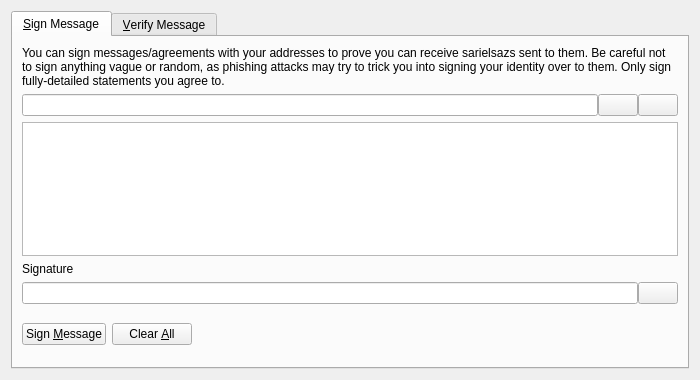
<?xml version="1.0" encoding="UTF-8"?>
<ui version="4.0">
 <class>SignVerifyMessageDialog</class>
 <widget class="QDialog" name="SignVerifyMessageDialog">
  <property name="geometry">
   <rect>
    <x>0</x>
    <y>0</y>
    <width>700</width>
    <height>380</height>
   </rect>
  </property>
  <property name="windowTitle">
   <string>Signatures - Sign / Verify a Message</string>
  </property>
  <property name="modal">
   <bool>true</bool>
  </property>
  <layout class="QVBoxLayout" name="verticalLayout">
   <item>
    <widget class="QTabWidget" name="tabWidget">
     <property name="currentIndex">
      <number>0</number>
     </property>
     <widget class="QWidget" name="tabSignMessage">
      <attribute name="title">
       <string>&amp;Sign Message</string>
      </attribute>
      <layout class="QVBoxLayout" name="verticalLayout_SM">
       <item>
        <widget class="QLabel" name="infoLabel_SM">
         <property name="text">
          <string>You can sign messages/agreements with your addresses to prove you can receive sarielsazs sent to them. Be careful not to sign anything vague or random, as phishing attacks may try to trick you into signing your identity over to them. Only sign fully-detailed statements you agree to.</string>
         </property>
         <property name="textFormat">
          <enum>Qt::PlainText</enum>
         </property>
         <property name="wordWrap">
          <bool>true</bool>
         </property>
        </widget>
       </item>
       <item>
        <layout class="QHBoxLayout" name="horizontalLayout_1_SM">
         <property name="spacing">
          <number>0</number>
         </property>
         <item>
          <widget class="QValidatedLineEdit" name="addressIn_SM">
           <property name="toolTip">
            <string>The Sarielsaz address to sign the message with</string>
           </property>
          </widget>
         </item>
         <item>
          <widget class="QPushButton" name="addressBookButton_SM">
           <property name="toolTip">
            <string>Choose previously used address</string>
           </property>
           <property name="text">
            <string/>
           </property>
           <property name="icon">
            <iconset resource="../sarielsaz.qrc">
             <normaloff>:/icons/address-book</normaloff>:/icons/address-book</iconset>
           </property>
           <property name="shortcut">
            <string>Alt+A</string>
           </property>
           <property name="autoDefault">
            <bool>false</bool>
           </property>
          </widget>
         </item>
         <item>
          <widget class="QPushButton" name="pasteButton_SM">
           <property name="toolTip">
            <string>Paste address from clipboard</string>
           </property>
           <property name="text">
            <string/>
           </property>
           <property name="icon">
            <iconset resource="../sarielsaz.qrc">
             <normaloff>:/icons/editpaste</normaloff>:/icons/editpaste</iconset>
           </property>
           <property name="shortcut">
            <string>Alt+P</string>
           </property>
           <property name="autoDefault">
            <bool>false</bool>
           </property>
          </widget>
         </item>
        </layout>
       </item>
       <item>
        <widget class="QPlainTextEdit" name="messageIn_SM">
         <property name="toolTip">
          <string>Enter the message you want to sign here</string>
         </property>
        </widget>
       </item>
       <item>
        <widget class="QLabel" name="signatureLabel_SM">
         <property name="text">
          <string>Signature</string>
         </property>
         <property name="textFormat">
          <enum>Qt::PlainText</enum>
         </property>
        </widget>
       </item>
       <item>
        <layout class="QHBoxLayout" name="horizontalLayout_2_SM">
         <property name="spacing">
          <number>0</number>
         </property>
         <item>
          <widget class="QLineEdit" name="signatureOut_SM">
           <property name="font">
            <font>
             <italic>true</italic>
            </font>
           </property>
           <property name="readOnly">
            <bool>true</bool>
           </property>
          </widget>
         </item>
         <item>
          <widget class="QPushButton" name="copySignatureButton_SM">
           <property name="toolTip">
            <string>Copy the current signature to the system clipboard</string>
           </property>
           <property name="text">
            <string/>
           </property>
           <property name="icon">
            <iconset resource="../sarielsaz.qrc">
             <normaloff>:/icons/editcopy</normaloff>:/icons/editcopy</iconset>
           </property>
           <property name="autoDefault">
            <bool>false</bool>
           </property>
          </widget>
         </item>
        </layout>
       </item>
       <item>
        <layout class="QHBoxLayout" name="horizontalLayout_3_SM">
         <item>
          <widget class="QPushButton" name="signMessageButton_SM">
           <property name="toolTip">
            <string>Sign the message to prove you own this Sarielsaz address</string>
           </property>
           <property name="text">
            <string>Sign &amp;Message</string>
           </property>
           <property name="icon">
            <iconset resource="../sarielsaz.qrc">
             <normaloff>:/icons/edit</normaloff>:/icons/edit</iconset>
           </property>
           <property name="autoDefault">
            <bool>false</bool>
           </property>
          </widget>
         </item>
         <item>
          <widget class="QPushButton" name="clearButton_SM">
           <property name="toolTip">
            <string>Reset all sign message fields</string>
           </property>
           <property name="text">
            <string>Clear &amp;All</string>
           </property>
           <property name="icon">
            <iconset resource="../sarielsaz.qrc">
             <normaloff>:/icons/remove</normaloff>:/icons/remove</iconset>
           </property>
           <property name="autoDefault">
            <bool>false</bool>
           </property>
          </widget>
         </item>
         <item>
          <spacer name="horizontalSpacer_1_SM">
           <property name="orientation">
            <enum>Qt::Horizontal</enum>
           </property>
           <property name="sizeHint" stdset="0">
            <size>
             <width>40</width>
             <height>48</height>
            </size>
           </property>
          </spacer>
         </item>
         <item>
          <widget class="QLabel" name="statusLabel_SM">
           <property name="font">
            <font>
             <weight>75</weight>
             <bold>true</bold>
            </font>
           </property>
           <property name="text">
            <string/>
           </property>
           <property name="wordWrap">
            <bool>true</bool>
           </property>
          </widget>
         </item>
         <item>
          <spacer name="horizontalSpacer_2_SM">
           <property name="orientation">
            <enum>Qt::Horizontal</enum>
           </property>
           <property name="sizeHint" stdset="0">
            <size>
             <width>40</width>
             <height>48</height>
            </size>
           </property>
          </spacer>
         </item>
        </layout>
       </item>
      </layout>
     </widget>
     <widget class="QWidget" name="tabVerifyMessage">
      <attribute name="title">
       <string>&amp;Verify Message</string>
      </attribute>
      <layout class="QVBoxLayout" name="verticalLayout_VM">
       <item>
        <widget class="QLabel" name="infoLabel_VM">
         <property name="text">
          <string>Enter the receiver's address, message (ensure you copy line breaks, spaces, tabs, etc. exactly) and signature below to verify the message. Be careful not to read more into the signature than what is in the signed message itself, to avoid being tricked by a man-in-the-middle attack. Note that this only proves the signing party receives with the address, it cannot prove sendership of any transaction!</string>
         </property>
         <property name="textFormat">
          <enum>Qt::PlainText</enum>
         </property>
         <property name="alignment">
          <set>Qt::AlignLeading|Qt::AlignLeft|Qt::AlignTop</set>
         </property>
         <property name="wordWrap">
          <bool>true</bool>
         </property>
        </widget>
       </item>
       <item>
        <layout class="QHBoxLayout" name="horizontalLayout_1_VM">
         <property name="spacing">
          <number>0</number>
         </property>
         <item>
          <widget class="QValidatedLineEdit" name="addressIn_VM">
           <property name="toolTip">
            <string>The Sarielsaz address the message was signed with</string>
           </property>
          </widget>
         </item>
         <item>
          <widget class="QPushButton" name="addressBookButton_VM">
           <property name="toolTip">
            <string>Choose previously used address</string>
           </property>
           <property name="text">
            <string/>
           </property>
           <property name="icon">
            <iconset resource="../sarielsaz.qrc">
             <normaloff>:/icons/address-book</normaloff>:/icons/address-book</iconset>
           </property>
           <property name="shortcut">
            <string>Alt+A</string>
           </property>
           <property name="autoDefault">
            <bool>false</bool>
           </property>
          </widget>
         </item>
        </layout>
       </item>
       <item>
        <widget class="QPlainTextEdit" name="messageIn_VM"/>
       </item>
       <item>
        <widget class="QValidatedLineEdit" name="signatureIn_VM"/>
       </item>
       <item>
        <layout class="QHBoxLayout" name="horizontalLayout_2_VM">
         <item>
          <widget class="QPushButton" name="verifyMessageButton_VM">
           <property name="toolTip">
            <string>Verify the message to ensure it was signed with the specified Sarielsaz address</string>
           </property>
           <property name="text">
            <string>Verify &amp;Message</string>
           </property>
           <property name="icon">
            <iconset resource="../sarielsaz.qrc">
             <normaloff>:/icons/transaction_0</normaloff>:/icons/transaction_0</iconset>
           </property>
           <property name="autoDefault">
            <bool>false</bool>
           </property>
          </widget>
         </item>
         <item>
          <widget class="QPushButton" name="clearButton_VM">
           <property name="toolTip">
            <string>Reset all verify message fields</string>
           </property>
           <property name="text">
            <string>Clear &amp;All</string>
           </property>
           <property name="icon">
            <iconset resource="../sarielsaz.qrc">
             <normaloff>:/icons/remove</normaloff>:/icons/remove</iconset>
           </property>
           <property name="autoDefault">
            <bool>false</bool>
           </property>
          </widget>
         </item>
         <item>
          <spacer name="horizontalSpacer_1_VM">
           <property name="orientation">
            <enum>Qt::Horizontal</enum>
           </property>
           <property name="sizeHint" stdset="0">
            <size>
             <width>40</width>
             <height>48</height>
            </size>
           </property>
          </spacer>
         </item>
         <item>
          <widget class="QLabel" name="statusLabel_VM">
           <property name="font">
            <font>
             <weight>75</weight>
             <bold>true</bold>
            </font>
           </property>
           <property name="text">
            <string/>
           </property>
           <property name="wordWrap">
            <bool>true</bool>
           </property>
          </widget>
         </item>
         <item>
          <spacer name="horizontalSpacer_2_VM">
           <property name="orientation">
            <enum>Qt::Horizontal</enum>
           </property>
           <property name="sizeHint" stdset="0">
            <size>
             <width>40</width>
             <height>48</height>
            </size>
           </property>
          </spacer>
         </item>
        </layout>
       </item>
      </layout>
     </widget>
    </widget>
   </item>
  </layout>
 </widget>
 <customwidgets>
  <customwidget>
   <class>QValidatedLineEdit</class>
   <extends>QLineEdit</extends>
   <header>qvalidatedlineedit.h</header>
  </customwidget>
 </customwidgets>
 <resources>
  <include location="../sarielsaz.qrc"/>
 </resources>
 <connections/>
</ui>
